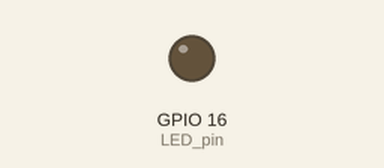
This sketch was run on a simulated ESP8266 (NodeMCU). Parts: output pins drawn as LEDs (lit = HIGH). WiFi joins after 1.5 s; servers stay silent unless stated; what the sketch prints to the serial monitor is not drawn.

Above: at 0.1 s.
At 3.9 s:
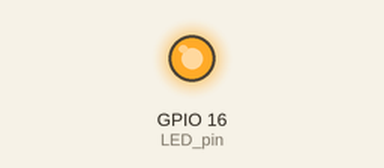
Timing chart, 0 to 5.6 s (numbered marks = the images above):
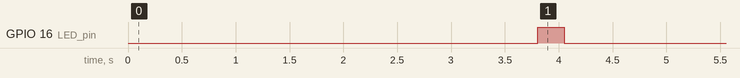

The sketch:

BlynkVirtual.ino
```cpp
/*
 * Algobel Community Support
 * Niwantha Nadeesh
 * IOT & System Interfacing Developer
 * Official Local (Sri Lanka) Technical Support：ESP WiFi Modules
 * ::::: Free to Use ::::::: Any codes which posted in https://github.com/niwantha33
*/


#define BLYNK_PRINT Serial        // Comment this out to disable prints and save space
#include <ESP8266WiFi.h>
#include <BlynkSimpleEsp8266.h>

#include "DHT.h"
#define DHTPIN 5     // pin D1 in Original Board
#define DHTTYPE DHT11   // DHT 11
DHT dht(DHTPIN, DHTTYPE);


const int LED_pin = 16;                           //Inbuilt LED ( Only available in Original Board)
float h =0.0;
float t =0.0;
const char* ssid     = "TP";
const char* password = "12345678";
char auth[] = "xxxxxxxxxxxxxxxxxxxxxxxxxxx"; // Blynk authorization key


void setup();
void loop();

void setup()
{
  Serial.begin(11520);                                //baud rate should be set as 74880
  Serial.println("Start");
  pinMode(LED_pin, OUTPUT);
  Blynk.begin(auth, ssid, password);
  delay(1000);
  dht.begin();
  delay(1000); // to stable the DHT

  // LED blynking to indicate debugs
  digitalWrite(LED_pin, HIGH);                                // turn the LED on
  delay(250);                                                // wait for a 250ms
  digitalWrite(LED_pin, LOW);                                 // turn the LED off
  delay(250);
}
//:::::::::::::::::::::::::::::::::::::::::::::::::::::::::::::::::::::::::::::::::

// Please Note: You can create any number of virtual pins to do anythings

BLYNK_READ(V0){ // You have to make virtual pin in Mobile phone > Blynk
   h = dht.readHumidity();
  Blynk.virtualWrite(V0, h);
}

BLYNK_READ(V1){
  t = dht.readTemperature();
  Blynk.virtualWrite(V1, t);
}

BLYNK_READ(V2){
  float hic = dht.computeHeatIndex(t, h, false);
  Blynk.virtualWrite(V2, hic);
}

//:::::::::::::::::::::::::::::::::::::::::::::::::::::::::::::::::::::::::::::::::

void loop() {
  Blynk.run();        // Main function to run Blynk app
}
```
